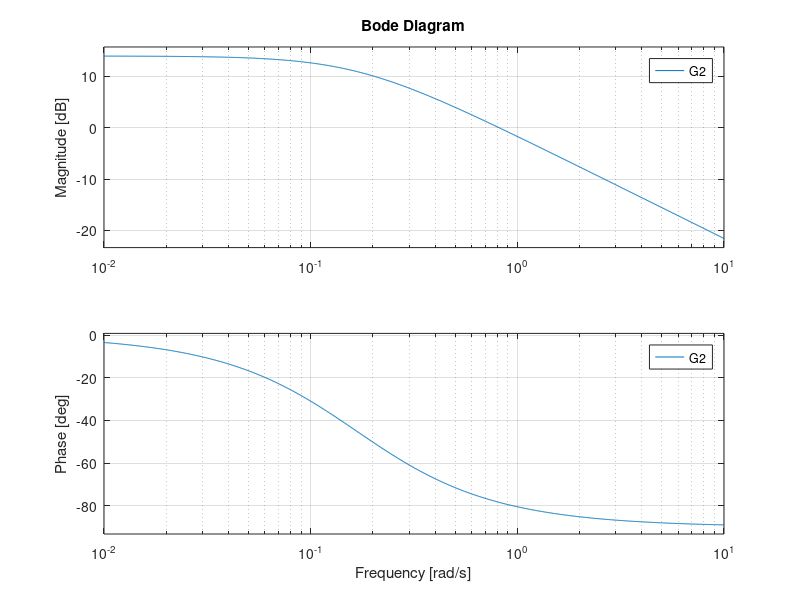
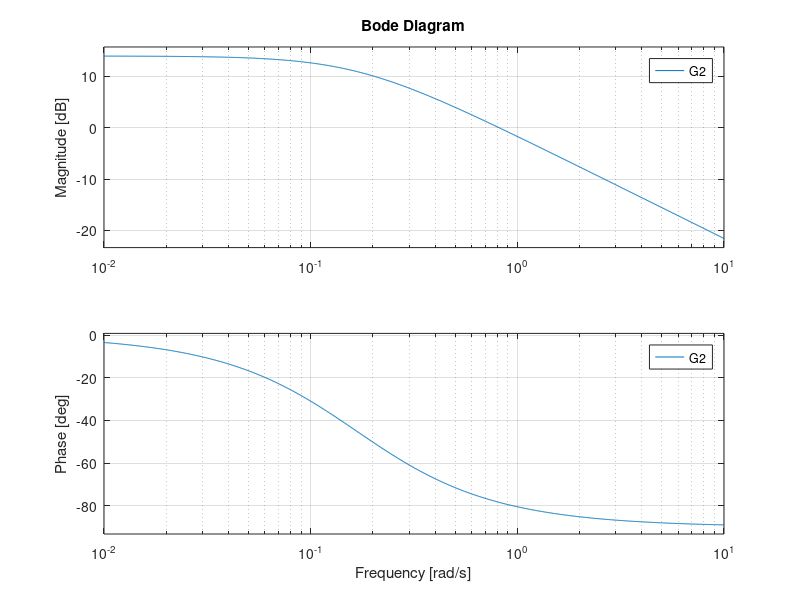
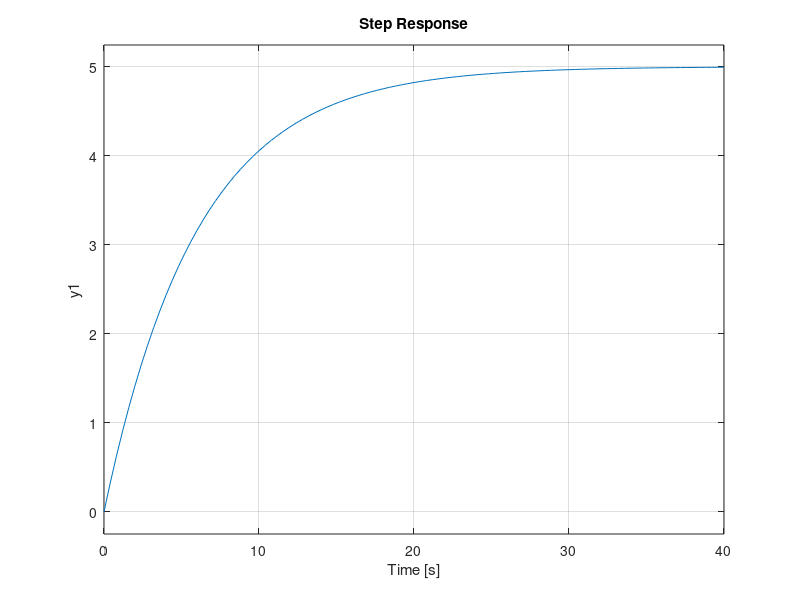
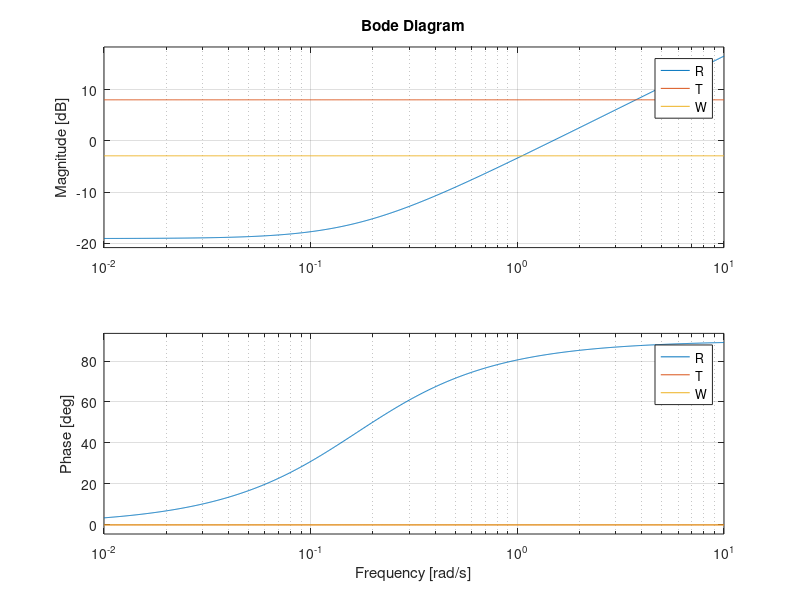

MATLAB code for these plots, in order:
%%%%%%%%%%%%%%%%%%%%%%%%%%%%%%%%%%%%%%%%%%%%%%%%%%%%%%%%%%%%%%%%%%%%%%
%
% Analisi filtro del secondo ordine per inverter con controllo a PWM
%
%%%%%%%%%%%%%%%%%%%%%%%%%%%%%%%%%%%%%%%%%%%%%%%%%%%%%%%%%%%%%%%%%%%%%%
%
clear all;
close all;
%
 %%syms k0 kp ;
%% Guadagni ipotetici dei trasduttori 
%
kSv = .033;        % fattore di trasduzione della tensione:
 
%% Parametri fisici dell'inverter
%
fsw = 10;         % frequenza di switching di  Introduzione Esercitazione n.2.pdf
Vdc = 450;          % tensione dc nominale
Rth = 5;         % °C/W
Cth = 1.2;          % J/°C
fc=0.4% frequenza di banda passante 

%
%% Modello dinamico dell'inverter
%
s = tf('s');
D = 1 + s*(Rth*Cth);
tau=Rth*Cth;
G2 = Rth/D;%G2 è il T(s)  sistema da regolare 
%
bode(G2);

figure;
bode(G2);
%
figure;
step(G2);
%
%% Progetto di un regolatore PID
%
% Calcolo il guadagno dei trasduttori lungo l'anello
%
Gadc = 1/3.3;                   % guadagno equivalente dell'ADC
Gpwm = Vdc;                % guadagno equivalente del modulatore ,, 
%Vdc/1440 , dive 1440 è i max che i timer conta  per avere i
%periodo di pwm  
G0 = kSv*Gpwm*Gadc;             % guadagno totale incluso sensore di tensione
%
%
wcr = 2*pi*fc;               % frequenza di taglio desiderata
[MG2, PhiG2] = bode(G2,wcr);     % modulo e fase di G2 alla pulsazione wcr
%
pause
beta = 0.9;
taur =tau;% di T(s)
k0 = wcr/(G0*MG2*(1+(wcr*taur)^2)^(1/2)); % valore di k0 per avere wcr
%
% Criterio di progetto: posiziono i due zeri del regolatore alla stessa
% pulsazione pari a beta*wr

R = k0*(1+s*taur);                    % regolatore
T = R*G2*G0;    % catena aperta                          % guadagno d'anello
W = T/(1+T);                             % FdT a catena chiusa
%
figure;
bode(R,T,W);
grid on;
%
figure;
step(W);
%
%% Coefficienti del regolatore PID (tempo continuo)
%
ki = k0;
kp = ki/(taur);
%
%% Mappatura dei coefficienti per il controllore digitale
%
%kpd = round(kp);
kid = ki/fsw;